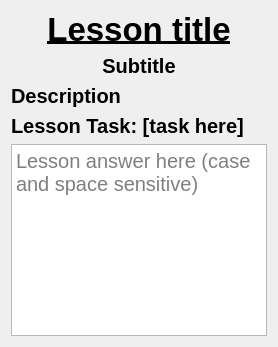
            <widget class="QWidget" name="preview_l_page">
             <layout class="QVBoxLayout" name="verticalLayout_11">
              <item>
               <widget class="QLabel" name="title_p">
                <property name="sizePolicy">
                 <sizepolicy hsizetype="Preferred" vsizetype="Fixed">
                  <horstretch>0</horstretch>
                  <verstretch>0</verstretch>
                 </sizepolicy>
                </property>
                <property name="font">
                 <font>
                  <pointsize>25</pointsize>
                  <bold>true</bold>
                  <underline>true</underline>
                 </font>
                </property>
                <property name="text">
                 <string>Lesson title</string>
                </property>
                <property name="alignment">
                 <set>Qt::AlignmentFlag::AlignHCenter|Qt::AlignmentFlag::AlignTop</set>
                </property>
               </widget>
              </item>
              <item>
               <widget class="QLabel" name="subtitle_p">
                <property name="sizePolicy">
                 <sizepolicy hsizetype="Preferred" vsizetype="Fixed">
                  <horstretch>0</horstretch>
                  <verstretch>0</verstretch>
                 </sizepolicy>
                </property>
                <property name="font">
                 <font>
                  <pointsize>15</pointsize>
                  <bold>true</bold>
                 </font>
                </property>
                <property name="text">
                 <string>Subtitle</string>
                </property>
                <property name="alignment">
                 <set>Qt::AlignmentFlag::AlignHCenter|Qt::AlignmentFlag::AlignTop</set>
                </property>
               </widget>
              </item>
              <item>
               <widget class="QLabel" name="desc_p">
                <property name="font">
                 <font>
                  <pointsize>15</pointsize>
                  <bold>true</bold>
                 </font>
                </property>
                <property name="text">
                 <string>Description</string>
                </property>
                <property name="wordWrap">
                 <bool>true</bool>
                </property>
               </widget>
              </item>
              <item>
               <widget class="QLabel" name="lesson_q_p">
                <property name="sizePolicy">
                 <sizepolicy hsizetype="Preferred" vsizetype="Fixed">
                  <horstretch>0</horstretch>
                  <verstretch>0</verstretch>
                 </sizepolicy>
                </property>
                <property name="font">
                 <font>
                  <pointsize>15</pointsize>
                  <bold>true</bold>
                 </font>
                </property>
                <property name="text">
                 <string>Lesson Task: [task here]</string>
                </property>
               </widget>
              </item>
              <item>
               <widget class="QTextEdit" name="lesson_a_p">
                <property name="sizePolicy">
                 <sizepolicy hsizetype="Expanding" vsizetype="Preferred">
                  <horstretch>0</horstretch>
                  <verstretch>0</verstretch>
                 </sizepolicy>
                </property>
                <property name="font">
                 <font>
                  <pointsize>15</pointsize>
                 </font>
                </property>
                <property name="readOnly">
                 <bool>true</bool>
                </property>
                <property name="placeholderText">
                 <string>Lesson answer here (case and space sensitive)</string>
                </property>
               </widget>
              </item>
             </layout>
            </widget>
